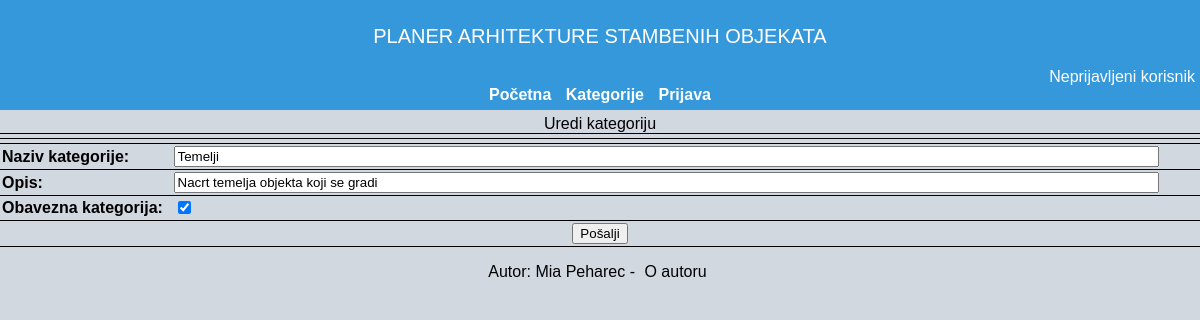
The page /kategorija.php?kategorija=1 on the database its author committed.
### tables this page shows
CREATE TABLE IF NOT EXISTS `kategorija` (
  `kategorija_id` INT(10) NOT NULL AUTO_INCREMENT,
  `naziv` VARCHAR(50) NOT NULL,
  `opis` TEXT NULL,
  `obavezna` TINYINT(1) NOT NULL,
  PRIMARY KEY (`kategorija_id`));

### baza.php (called while the page is built, shortened)
<?php
	function izvrsiUpit($veza,$upit){
		$rezultat=mysqli_query($veza,$upit);
		return $rezultat;
	}
?>

### kategorija.php (the view, shortened to what this page needs)
<?php
	include("zaglavlje.php");
?>
<?php
$bp=spojiSeNaBazu();
	if(isset($_GET['kategorija'])){
		$id=$_GET['kategorija'];
		$sql = "SELECT * FROM kategorija WHERE kategorija_id=".$id;
		$rs=izvrsiUpit($bp,$sql);
		list($id,$naziv,$opis,$obavezna)=mysqli_fetch_array($rs);
	}
	else{
		$naziv = "";
		$opis = "";
		$obavezna = 0;
	}
?>
<form method="POST" action="<?php if(isset($_GET['kategorija']))echo "kategorija.php?kategorija=$id";else echo "kategorija.php";?>">
	<table>
		<caption>
			<?php
				if(isset($_GET['kategorija']))echo "Uredi kategoriju";
				else echo "Dodaj novu kategoriju";
			?>
		</caption>
		<tbody>
			<tr>
				<td colspan="2">
				</td>
			</tr>
			<tr>
				<td colspan="2" style="text-align:center;">
				</td>
			</tr>
			<tr>
				<td class="lijevi">
					<label for="naziv"><strong>Naziv kategorije:</strong></label>
				</td>
				<td>
					<input type="text" name="naziv" id="naziv" size="120" maxlength="100"
						placeholder="Naziv kategorije"
						value="<?php if(!isset($_POST['naziv']))echo $naziv; else echo $_POST['naziv'];?>"/>
				</td>
			</tr>
			<tr>
				<td>
					<label for="opis"><strong>Opis:</strong></label>
				</td>
				<td>
					<input type="text" name="opis" id="opis" size="120" maxlength="100"
						value="<?php if(!isset($_POST['opis']))echo $opis; else echo $_POST['opis'];?>"/>
				</td>
			</tr>
			<tr>
				<td>
					<label for="obavezna"><strong>Obavezna kategorija:</strong></label>
				</td>
				<td>
					<input type="checkbox" name="obavezna" id="obavezna" <?php if($obavezna==1) echo " checked"; ?> >
				</td>
			</tr>
			<tr>
				<td colspan="2" style="text-align:center;">
					<?php
						if(isset($id)&&$aktivni_korisnik_id==$id||!empty($id))echo '<input type="submit" name="submit" value="Pošalji"/>';
						else echo '<input type="submit" name="reset" value="Izbriši"/><input type="submit" name="submit" value="Pošalji"/>';
					?>
				</td>
			</tr>
		</tbody>
	</table>
</form>
<?php
	include("podnozje.php");
?>

### mpeharec.css (style rules this page uses)
body { margin: 0; padding: 0; background:#d1d8e0; font-family:Arial,Helvetica,sans-serif; color: black; }
table { padding:5px; margin-top:5px; border-bottom:1pt solid black; border-top:1pt solid black; border-collapse:collapse; border-spacing:0; width:100%; }
td { border-bottom:1pt solid black; padding:2px; }

### rows shown on the page
kategorija: naziv "Temelji", opis "Nacrt temelja objekta koji se gradi", obavezna "☑"
